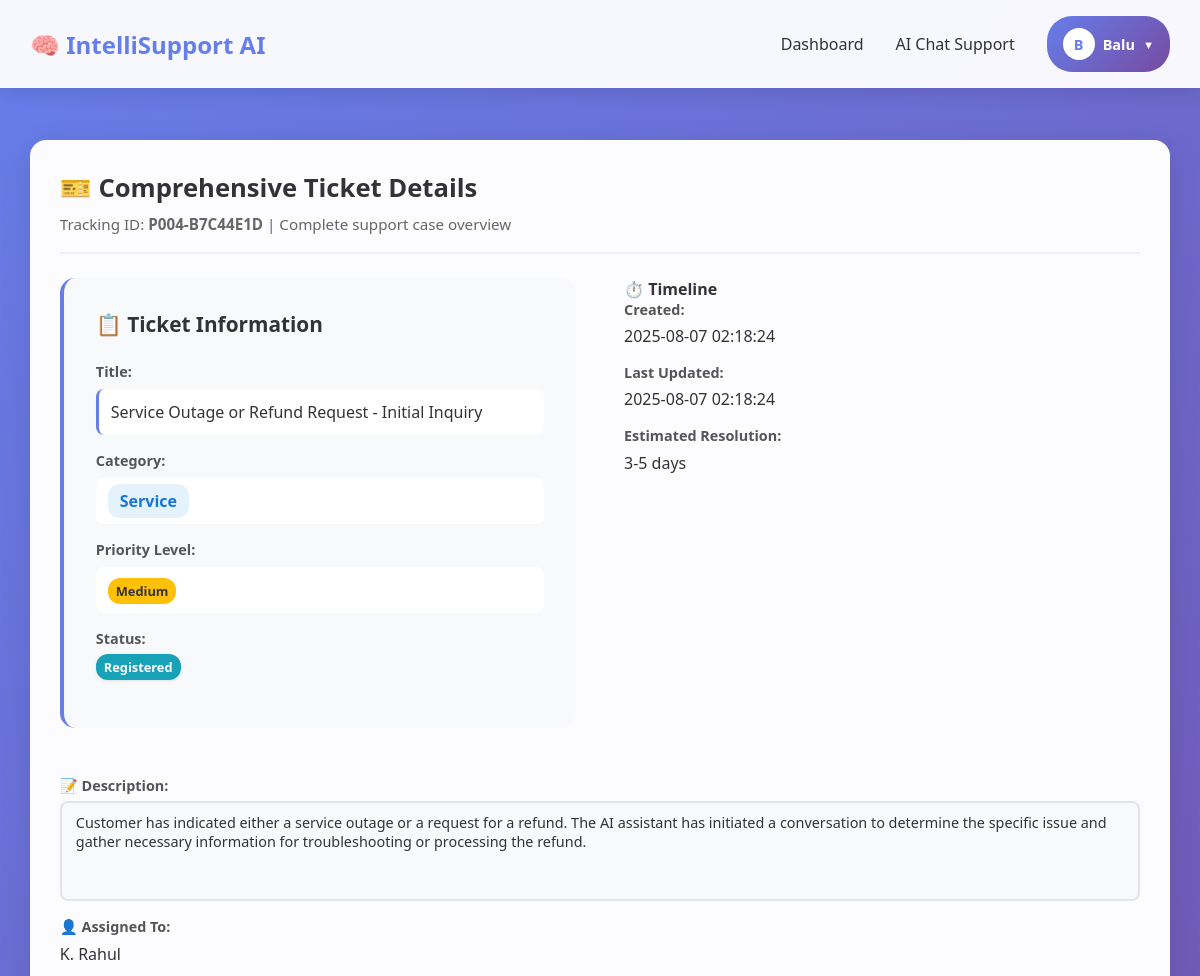
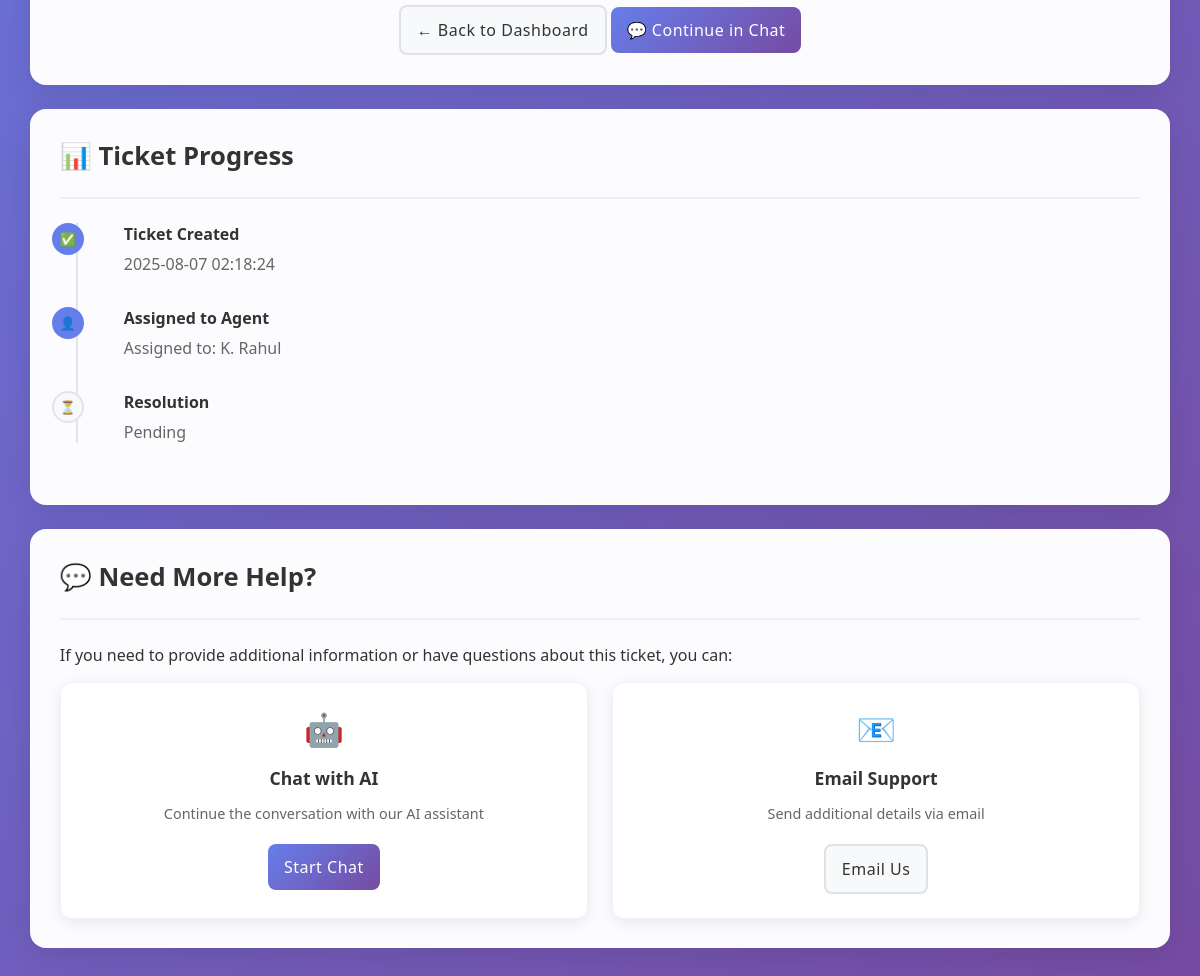
The app's page /ticket/P004-B7C44E1D (signed in) with its own data (2 pictures, top to bottom).
### tables this page shows
CREATE TABLE complaints (
                id INTEGER PRIMARY KEY AUTOINCREMENT,
                ticket_id TEXT UNIQUE NOT NULL,
                user_id INTEGER NOT NULL,
                title TEXT NOT NULL,
                description TEXT NOT NULL,
                category TEXT NOT NULL,
                priority TEXT NOT NULL,
                status TEXT DEFAULT 'Registered',
                assigned_to TEXT,
                created_at TIMESTAMP DEFAULT CURRENT_TIMESTAMP,
                updated_at TIMESTAMP DEFAULT CURRENT_TIMESTAMP,
                resolved_at TIMESTAMP,
                resolution_notes TEXT,
                estimated_resolution_time TEXT,
                FOREIGN KEY (user_id) REFERENCES users (id)
            );

### app.py (the view)
@app.route("/ticket/<ticket_id>")
def view_ticket(ticket_id):
    if 'user_id' not in session:
        return redirect(url_for('login'))
    complaint = db.get_complaint_by_ticket_id(ticket_id)
    if not complaint:
        flash("Ticket not found")
        return redirect(url_for('dashboard'))
    if not session.get('is_admin') and complaint['user_id'] != session['user_id']:
        flash("Access denied")
        return redirect(url_for('dashboard'))
    agent_responses = db.get_ticket_responses(ticket_id)
    for response in agent_responses:
        response['response_html'] = markdown.markdown(response['response_text'])
    return render_template("ticket_details.html", complaint=complaint, agent_responses=agent_responses)

### database.py (called while the page is built)
    def get_connection(self):
        conn = sqlite3.connect(self.db_path)
        conn.execute("PRAGMA foreign_keys = ON")
        return conn

    def get_ticket_responses(self, ticket_id):
        conn = self.get_connection()
        cursor = conn.cursor()
        cursor.execute('''
            SELECT ar.*, a.name, a.specialization
            FROM agent_responses ar
            JOIN agents a ON ar.agent_id = a.id
            WHERE ar.ticket_id = ?
            ORDER BY ar.created_at DESC
        ''', (ticket_id,))
        responses = cursor.fetchall()
        conn.close()
        return [
            {
                'id': row[0],
                'ticket_id': row[1],
                'agent_id': row[2],
                'response_text': row[3],
                'response_type': row[4],
                'created_at': row[5],
                'agent_name': row[6],
                'agent_specialization': row[7]
            }
            for row in responses
        ]

### templates/ticket_details.html (shortened to what this page needs)
<!DOCTYPE html>
<html lang="en">
<head>
    <link rel="stylesheet" href="{{ url_for('static', filename='style.css') }}">
</head>
<body>
    <div class="header">
        <nav class="nav">
            <a href="{% if session.is_admin %}{{ url_for('admin_dashboard') }}{% else %}{{ url_for('dashboard') }}{% endif %}" class="logo">🧠 IntelliSupport AI</a>
            <ul class="nav-links">
                {% if session.is_admin %}
                <li><a href="{{ url_for('admin_dashboard') }}">Admin Dashboard</a></li>
                <li><a href="{{ url_for('admin_agents') }}">Agent Management</a></li>
                {% else %}
                <li><a href="{{ url_for('dashboard') }}">Dashboard</a></li>
                <li><a href="{{ url_for('chat') }}">AI Chat Support</a></li>
                {% endif %}
                <li class="profile-dropdown">
                    <div class="profile-trigger" onclick="toggleProfileDropdown()">
                        <div class="profile-avatar {% if session.is_admin %}admin-avatar{% endif %}">{{ session.full_name[0].upper() }}</div>
                        <span class="profile-name {% if session.is_admin %}admin-name{% endif %}">{{ session.full_name.split()[0] }}</span>
                        <i class="dropdown-arrow">▼</i>
                    </div>
                </li>
            </ul>
        </nav>
    </div>
    <div class="container">
        <div class="card">
            <div class="card-header">
                <h2 class="card-title">🎫 Comprehensive Ticket Details</h2>
                <p class="card-subtitle">Tracking ID: <strong>{{ complaint.ticket_id }}</strong> | Complete support case overview</p>
            </div>
            <div style="display: grid; grid-template-columns: 1fr 1fr; gap: 3rem; margin-bottom: 3rem;">
                <div style="background: #f8f9fa; padding: 2rem; border-radius: 15px; border-left: 4px solid #667eea;">
                    <h4 style="color: #333; margin-bottom: 1.5rem; font-size: 1.3rem; font-weight: 700;">📋 Ticket Information</h4>
                    <div class="form-group">
                        <label class="form-label" style="color: #555; font-weight: 600;">Title:</label>
                        <p style="background: white; padding: 12px; border-radius: 8px; margin-top: 8px; border-left: 3px solid #667eea;">{{ complaint.title }}</p>
                    </div>
                    <div class="form-group">
                        <label class="form-label" style="color: #555; font-weight: 600;">Category:</label>
                        <p style="background: white; padding: 12px; border-radius: 8px; margin-top: 8px;">
                            <span style="background: #e3f2fd; color: #1976d2; padding: 6px 12px; border-radius: 12px; font-weight: 600;">
                                {{ complaint.category }}
                            </span>
                        </p>
                    </div>
                    <div class="form-group">
                        <label class="form-label" style="color: #555; font-weight: 600;">Priority Level:</label>
                        <p style="background: white; padding: 12px; border-radius: 8px; margin-top: 8px;">
                            <span class="priority-{{ complaint.priority.lower() }}">
                                {{ complaint.priority }}
                            </span>
                        </p>
                    </div>
                    <div class="form-group">
                        <label class="form-label">Status:</label>
                        <span class="status-{{ complaint.status.lower().replace(' ', '-') }}">
                            {{ complaint.status }}
                        </span>
                    </div>
                </div>
                <div>
                    <h4>⏱️ Timeline</h4>
                    <div class="form-group">
                        <label class="form-label">Created:</label>
                        <p>{{ complaint.created_at }}</p>
                    </div>
                    <div class="form-group">
                        <label class="form-label">Last Updated:</label>
                        <p>{{ complaint.updated_at }}</p>
                    </div>
                    <div class="form-group">
                        <label class="form-label">Estimated Resolution:</label>
                        <p>{{ complaint.estimated_resolution_time }}</p>
                    </div>
                </div>
            </div>
            <div class="form-group">
                <label class="form-label">📝 Description:</label>
                <div class="form-control" style="background: #f8f9fa; min-height: 100px; white-space: pre-wrap;">{{ complaint.description }}</div>
            </div>
            {% if complaint.assigned_to %}
            <div class="form-group">
                <label class="form-label">👤 Assigned To:</label>
                <p>{{ complaint.assigned_to }}</p>
            </div>
            {% endif %}
            <div class="text-center">
                <a href="{{ url_for('dashboard') }}" class="btn btn-secondary">← Back to Dashboard</a>
                {% if complaint.status != 'Resolved' %}
                <a href="{{ url_for('chat') }}" class="btn btn-primary">💬 Continue in Chat</a>
                {% endif %}
            </div>
        </div>
        <div class="card">
            <div class="card-header">
                <h3 class="card-title">📊 Ticket Progress</h3>
            </div>
            <div class="timeline">
                <div class="timeline-item active">
                    <div class="timeline-marker">✅</div>
                    <div class="timeline-content">
                        <h4>Ticket Created</h4>
                        <p>{{ complaint.created_at }}</p>
                    </div>
                </div>
                {% if complaint.assigned_to %}
                <div class="timeline-item active">
                    <div class="timeline-marker">👤</div>
                    <div class="timeline-content">
                        <h4>Assigned to Agent</h4>
                        <p>Assigned to: {{ complaint.assigned_to }}</p>
                    </div>
                </div>
                {% endif %}
                {% if complaint.status == 'Resolved' %}
                <div class="timeline-item active">
                    <div class="timeline-marker">✅</div>
                    <div class="timeline-content">
                        <h4>Resolved</h4>
                        <p>{{ complaint.resolved_at }}</p>
                    </div>
                </div>
                {% else %}
                <div class="timeline-item">
                    <div class="timeline-marker">⏳</div>
                    <div class="timeline-content">
                        <h4>Resolution</h4>
                        <p>Pending</p>
                    </div>
                </div>
                {% endif %}
            </div>
        </div>
        {% if complaint.status != 'Resolved' %}
        <div class="card">
            <div class="card-header">
                <h3 class="card-title">💬 Need More Help?</h3>
            </div>
            <p>If you need to provide additional information or have questions about this ticket, you can:</p>
            <div class="features">
                <div class="feature">
                    <div class="feature-icon">🤖</div>
                    <h4>Chat with AI</h4>
                    <p>Continue the conversation with our AI assistant</p>
                    <a href="{{ url_for('chat') }}" class="btn btn-primary">Start Chat</a>
                </div>
                <div class="feature">
                    <div class="feature-icon">📧</div>
                    <h4>Email Support</h4>
                    <p>Send additional details via email</p>
                    <a href="mailto:support@complaint-system.com?subject=Ticket {{ complaint.ticket_id }}" class="btn btn-secondary">Email Us</a>
                </div>
            </div>
        </div>
        {% endif %}
    </div>
</body>
</html>

### static/style.css (style rules this page uses)
* { margin: 0; padding: 0; box-sizing: border-box; }
body { font-family: 'Segoe UI', Tahoma, Geneva, Verdana, sans-serif; background: linear-gradient(135deg, #667eea 0%, #764ba2 100%); min-height: 100vh; color: #333; position: relative; }
.container { max-width: 1200px; margin: 0 auto; padding: 20px 30px; min-height: calc(100vh - 120px); }
.header { background: rgba(255, 255, 255, 0.95); backdrop-filter: blur(10px); padding: 1rem 0; box-shadow: 0 3px 20px rgba(0, 0, 0, 0.12); margin-bottom: 2rem; position: relative; z-index: 100; }
.nav { display: flex; justify-content: space-between; align-items: center; max-width: 1200px; margin: 0 auto; padding: 0 30px; position: relative; z-index: 101; }
.logo { font-size: 1.5rem; font-weight: bold; color: #667eea; text-decoration: none; display: flex; align-items: center; gap: 0.5rem; }
.nav-links { display: flex; list-style: none; gap: 2rem; align-items: center; }
.nav-links a { text-decoration: none; color: #333; font-weight: 500; transition: color 0.3s ease; }
.profile-dropdown { position: relative; z-index: 10000; }
.profile-trigger { display: flex; align-items: center; gap: 0.5rem; cursor: pointer; padding: 0.5rem 1rem; border-radius: 25px; background: linear-gradient(135deg, #667eea 0%, #764ba2 100%); color: white; transition: all 0.3s ease; position: relative; z-index: 10001; }
.profile-avatar { width: 32px; height: 32px; border-radius: 50%; background: white; color: #667eea; display: flex; align-items: center; justify-content: center; font-weight: bold; font-size: 0.9rem; }
.profile-name { font-weight: 600; font-size: 0.9rem; }
.dropdown-arrow { font-size: 0.7rem; transition: transform 0.3s ease; }
.card { background: rgba(255, 255, 255, 0.98); backdrop-filter: blur(15px); border-radius: 16px; padding: 1.8rem; box-shadow: 0 8px 32px rgba(0, 0, 0, 0.1); margin-bottom: 1.5rem; border: 1px solid rgba(255, 255, 255, 0.2); }
.card-header { border-bottom: 2px solid #f0f0f0; padding-bottom: 1rem; margin-bottom: 1.5rem; }
.card-title { font-size: 1.6rem; color: #333; margin-bottom: 0.5rem; font-weight: 700; }
.card-subtitle { color: #666; font-size: 0.95rem; line-height: 1.5; }
.btn { padding: 12px 24px; border: none; border-radius: 8px; font-weight: 600; cursor: pointer; transition: all 0.3s ease; text-decoration: none; display: inline-block; text-align: center; }
.btn-primary { background: linear-gradient(135deg, #667eea 0%, #764ba2 100%); color: white; }
.btn-secondary { background: #f8f9fa; color: #333; border: 2px solid #dee2e6; }
.form-group { margin-bottom: 1rem; }
.form-label { display: block; margin-bottom: 0.4rem; font-weight: 600; color: #555; font-size: 0.9rem; }
.form-control { width: 100%; padding: 10px 14px; border: 2px solid #e1e5e9; border-radius: 8px; font-size: 0.9rem; transition: border-color 0.3s ease; }
@media (hover: none) { .profile-trigger { min-height: 44px; padding: 0.75rem 1rem; } }
@media (hover: none) { .btn { min-height: 44px; padding: 0.75rem 1rem; } }
.priority-medium { background: #ffc107; color: #333; padding: 4px 8px; border-radius: 12px; font-size: 0.8rem; font-weight: 600; }
.status-registered, .status-in-progress, .status-under-review, .status-resolved { padding: 4px 8px; border-radius: 12px; font-size: 0.8rem; font-weight: 600; display: inline-flex; align-items: center; box-shadow: 0 1px 3px rgba(0,0,0,0.1); }
.status-registered { background: #17a2b8; color: white; }
.features { display: grid; grid-template-columns: repeat(auto-fit, minmax(300px, 1fr)); gap: 2rem; margin-top: 4rem; }
.feature { background: rgba(255, 255, 255, 0.95); padding: 2rem; border-radius: 15px; text-align: center; backdrop-filter: blur(10px); }
.feature-icon { font-size: 3rem; margin-bottom: 1rem; }
.feature p { color: #666; line-height: 1.6; }
.btn { transition: all 0.3s ease; font-weight: 500; letter-spacing: 0.5px; }
.features { display: grid; grid-template-columns: repeat(auto-fit, minmax(250px, 1fr)); gap: 1.5rem; margin-top: 1rem; }
.feature { background: white; padding: 1.5rem; border-radius: 12px; text-align: center; box-shadow: 0 4px 16px rgba(0, 0, 0, 0.08); border: 1px solid rgba(102, 126, 234, 0.1); transition: all 0.3s ease; }
.feature-icon { font-size: 2rem; margin-bottom: 1rem; }
.feature h4 { font-size: 1.1rem; color: #333; margin-bottom: 0.8rem; font-weight: 700; }
.feature p { color: #666; margin-bottom: 1.2rem; line-height: 1.5; font-size: 0.9rem; }
.text-center { text-align: center; }

### records on screen
complaints: ticket_id "P004-B7C44E1D", title "Service Outage or Refund Request - Initial Inquiry", category "Service", priority "Medium", status "Registered", created_at "2025-08-07 02:18:24", updated_at "2025-08-07 02:18:24", estimated_resolution_time "3-5 days", description "Customer has indicated either a service outage or a request for a refund. The AI assistant has initiated a conversation to determine the specific issue and gather necessary information for troubleshooting or processing the refund.", assigned_to "K. Rahul"

### other values on screen
{{ session.full_name[0].upper() }} "B"
{{ session.full_name.split()[0] }} "Balu"
